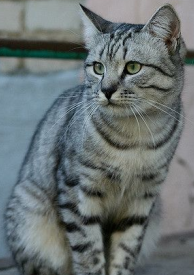
#> input picture data/cat.png, 194 x 275 px, found by its file name
$ jupyter execute cannyedgedetection.ipynb   (shell and % lines are left out)
#> lines starting #> are read from the running program, lines starting #| are printed output that depends on the picture
<a href="https://colab.research.google.com/github/aasem/cvision2025/blob/main/cannyedgedetection.ipynb" target="_parent"></a>

**Just a quick implementation of Canny Edge Detector**

[cell 1]
import cv2
import os
import numpy as np
from matplotlib import pyplot as plt

[cell 2]
image_path = '/content/cvision2025/data/cat.png'
img = cv2.imread(image_path)
#> img is the input picture: shape (275, 194, 3); mean B, G, R 115, 114.2, 105.3
plt.imshow(img)
np.shape(img)
#> Out = (275, 194, 3)

[cell 3]
edges = cv2.Canny(img,100,200)
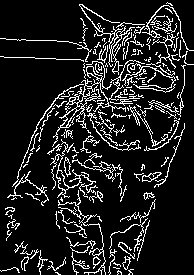
#> edges: shape (275, 194); 12.5% white in thin lines or dots
plt.imshow(edges)
np.shape(img)
#> Out = (275, 194, 3)

[cell 4]
plt.subplot(121), plt.imshow(img)
plt.title('Original Image'), plt.xticks([]), plt.yticks([])
plt.subplot(122), plt.imshow(edges)
plt.title('Edge Image'), plt.xticks([]), plt.yticks([])
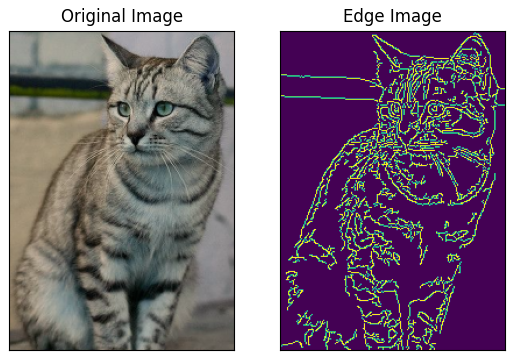
#> figure drawn by matplotlib, 2 panels; B, G, R data is drawn as R, G, B

[cell 5]
print(edges)
#> (printed output is left out)
